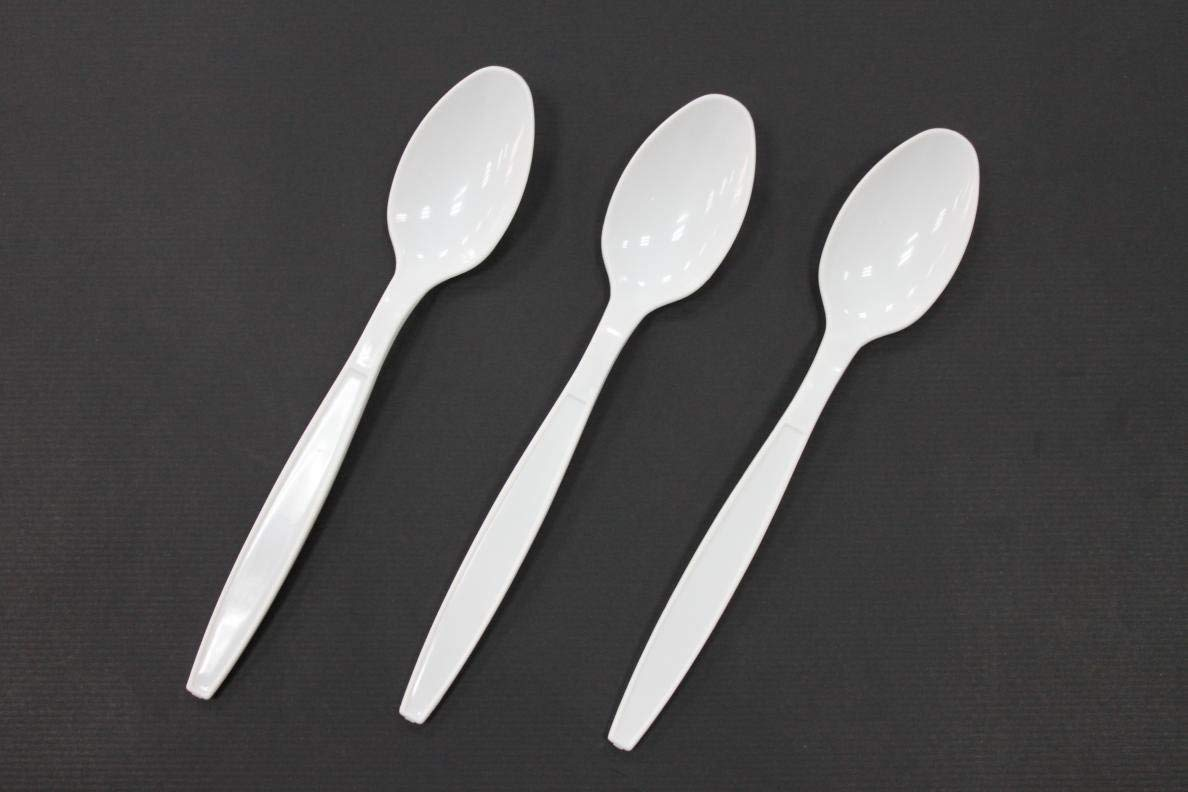
#> input picture images/plastic_dark_background.jpg, 1188 x 792 px
$ python image_import.py
#> lines starting #> are read from the running program, lines starting #| are printed output that depends on the picture
from skimage import io, filters
import os

import numpy as np
import matplotlib.pyplot as plt

from skimage.color import rgb2gray

from mpl_toolkits import mplot3d


image = io.imread('../images/plastic_dark_background.jpg')
#> image is the input picture: shape (792, 1188, 3); mean R, G, B 80.8, 79.5, 79.7
image = io.imread('../images/sp5.png')
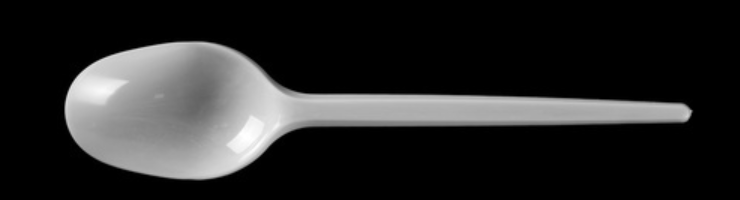
#> input picture images/sp5.png, 740 x 200 px
#> image is the input picture: shape (200, 740, 3); min 0, max 255, mean 40.9

grayscale = rgb2gray(image)

print(image.shape)
#| (200, 740, 3)
print(dir(image))
#> (printed output is left out)

edges = filters.sobel(grayscale)
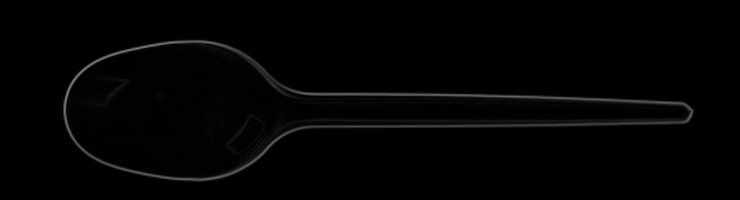
#> edges: shape (200, 740) float64; min 0, max 0.523, mean 0.0116
io.imshow(edges)
io.show()

io.imshow(image)
io.show()

print(edges)
#> (printed output is left out)

fig = plt.figure();
ax = plt.axes(projection='3d')
#> (the run stopped early here; a loop or call above may not have finished)
